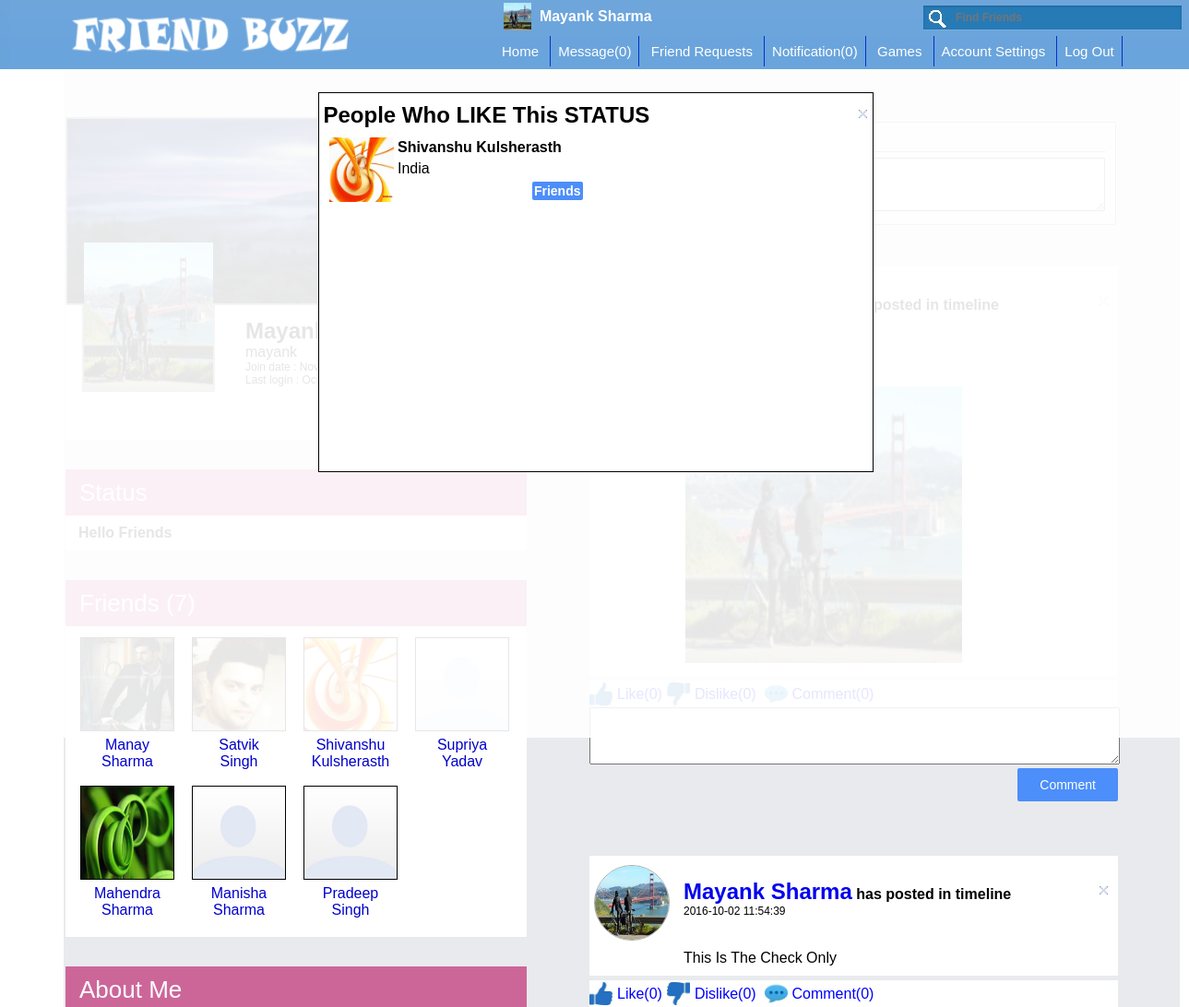
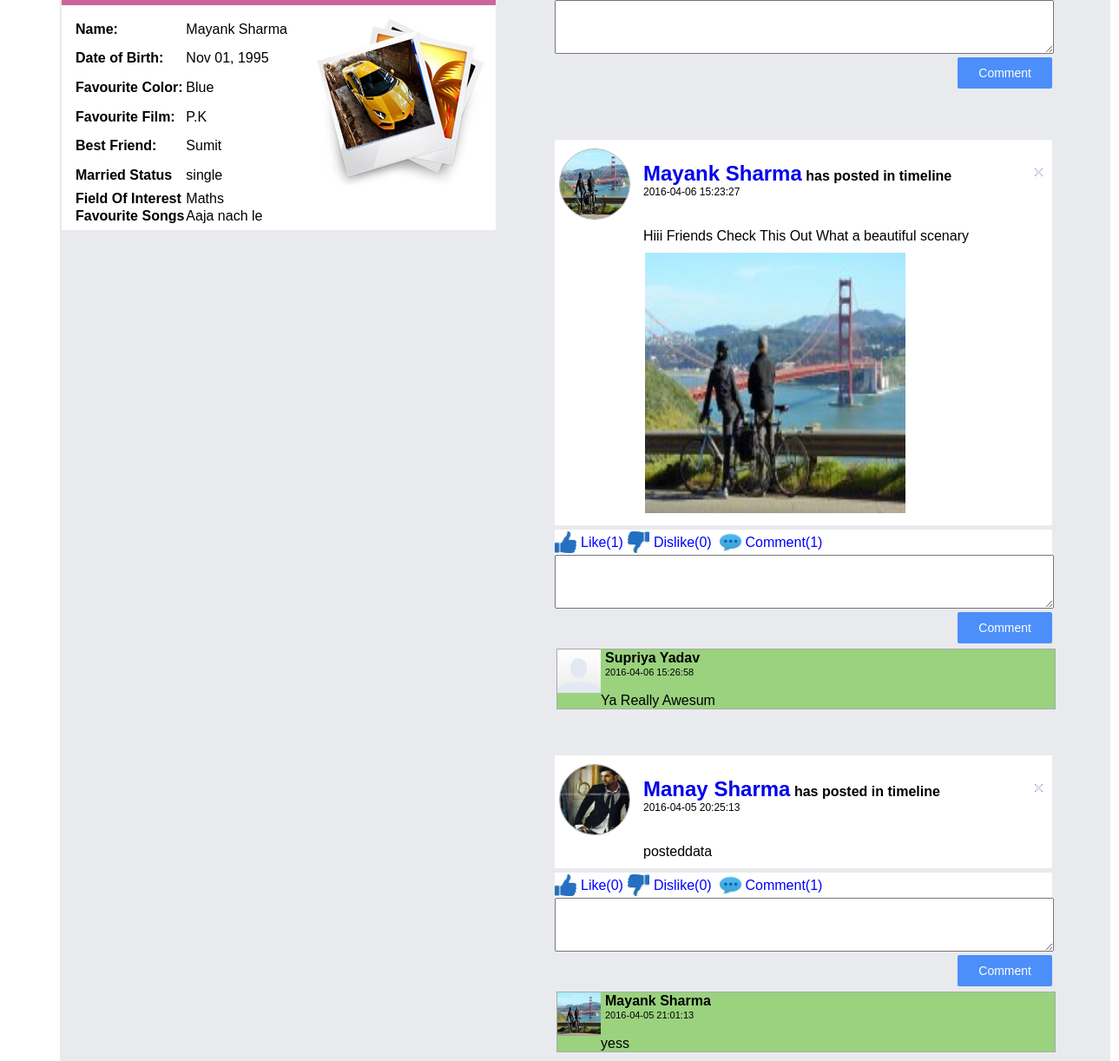
Page /home.php?u=mayank&showlikefriends=13 (signed in) on the committed database (2 pictures, top to bottom).
### tables this page shows
CREATE TABLE IF NOT EXISTS `user` (
  `id` int(11) NOT NULL,
  `f_name` varchar(100) NOT NULL,
  `l_name` varchar(100) NOT NULL,
  `u_name` varchar(100) NOT NULL,
  `u_email` varchar(100) NOT NULL,
  `u_pass` varchar(100) NOT NULL,
  `u_gen` enum('m','f') NOT NULL,
  `u_country` varchar(50) NOT NULL,
  `u_bir_date` date NOT NULL,
  `signup_date` date NOT NULL,
  `lastlogin_date` date NOT NULL,
  `avatar` varchar(255) NOT NULL,
  `timeline` varchar(255) NOT NULL,
  `ip` varchar(255) NOT NULL,
  `notescheck` datetime NOT NULL
);

CREATE TABLE IF NOT EXISTS `photos` (
  `id` int(11) NOT NULL,
  `user` varchar(16) NOT NULL,
  `gallery` varchar(16) NOT NULL,
  `filename` varchar(255) NOT NULL,
  `description` varchar(255) DEFAULT NULL,
  `uploaddate` datetime NOT NULL
);

CREATE TABLE IF NOT EXISTS `useroptions` (
  `id` int(11) NOT NULL,
  `username` varchar(16) NOT NULL,
  `background` varchar(255) NOT NULL,
  `fav_color` varchar(100) NOT NULL,
  `fav_film` varchar(100) NOT NULL,
  `best_friend` varchar(100) NOT NULL,
  `married_status` enum('single','married','in a relationship','') NOT NULL,
  `field_of_interest` varchar(80) NOT NULL,
  `fav_songs` varchar(80) NOT NULL,
  `theme` varchar(20) NOT NULL,
  `best_score` int(50) NOT NULL,
  `best_time` varchar(20) NOT NULL DEFAULT '99:99:99:999'
);

CREATE TABLE IF NOT EXISTS `posts` (
  `post_id` int(8) NOT NULL,
  `poster` varchar(20) NOT NULL,
  `postto` varchar(20) NOT NULL,
  `post_time` datetime NOT NULL,
  `post` text NOT NULL,
  `post_image` varchar(100) NOT NULL,
  `type` varchar(1) NOT NULL,
  `likes` int(8) NOT NULL,
  `dislikes` int(8) NOT NULL,
  `likefriends` varchar(255) NOT NULL,
  `dislikefriends` varchar(255) NOT NULL
);

CREATE TABLE IF NOT EXISTS `posts_comment` (
  `comment_id` int(10) NOT NULL,
  `post_id` int(8) NOT NULL,
  `commenter` varchar(20) NOT NULL,
  `comment` text NOT NULL,
  `comment_time` datetime NOT NULL,
  `comment_like` int(10) NOT NULL,
  `comment_dislike` int(10) NOT NULL,
  `comment_like_friends` varchar(255) NOT NULL,
  `comment_dislike_friends` varchar(255) NOT NULL,
  `deleted` enum('0','1') NOT NULL
);

### home.php (the view, shortened to what the rows shown need)
<?php
include_once("includes/check_login_status.php");
$u = "";
if(isset($_GET["u"])){
	$u = preg_replace('#[^a-z0-9]#i', '', $_GET['u']);
} else {
    header("location: index.php");
    exit();
}
$sql = "SELECT * FROM user WHERE u_name='$u' LIMIT 1";
$user_query = mysqli_query($db_conx, $sql);
while ($row = mysqli_fetch_array($user_query, MYSQLI_ASSOC)) {
	$profile_fn = $row["f_name"];
	$profile_ln = $row["l_name"];
	$dt_of_birth = $row["u_bir_date"];
	$dt_of_birth = strftime("%b %d, %Y", strtotime($dt_of_birth));
}
?>
<?php
$friendsHTML = '';
$sql = "SELECT COUNT(id) FROM friends WHERE user1='$u' AND accepted='1' OR user2='$u' AND accepted='1'";
$query = mysqli_query($db_conx, $sql);
$query_count = mysqli_fetch_row($query);
$friend_count = $query_count[0];
if($friend_count < 1){
	$friendsHTML = $u." has no friends yet";
} else {
	$max = 8;
	$all_friends = array();
	$sql = "SELECT user2 FROM friends WHERE user1='$u' AND accepted='1' ORDER BY RAND() LIMIT $max";
	$query = mysqli_query($db_conx, $sql);
	while ($row = mysqli_fetch_array($query, MYSQLI_ASSOC)) {
		array_push($all_friends, $row["user2"]);
	}
	$orLogic = '';
	foreach($all_friends as $key => $user){
			$orLogic .= "u_name='$user' OR ";
	}
	$orLogic = chop($orLogic, "OR ");
	$sql = "SELECT u_name, avatar, f_name, l_name FROM user WHERE $orLogic";
	$query = mysqli_query($db_conx, $sql);
	while($row = mysqli_fetch_array($query, MYSQLI_ASSOC)) {
		$friend_firstname = $row["f_name"];
		$friend_lastname = $row["l_name"];
		$friend_username = $row["u_name"];
		$friend_avatar = $row["avatar"];
		if($friend_avatar != ""){
			$friend_pic = 'user/'.$friend_username.'/profilepic/'.$friend_avatar.'';
		} else {
			$friend_pic = 'images/default_pic.jpg';
		}
		$friendsHTML .= '<div class="showfriends"><a href="home.php?u='.$friend_username.'"><img class="friendpics" src="'.$friend_pic.'" alt="'.$friend_username.'" title="'.$friend_username.'"></a><div class="friendname"><a href="home.php?u='.$friend_username.'">'.$friend_firstname.'<br>'.$friend_lastname.'</a></div></div>';
	}
}
?>
<?php
$coverpic = "";
$sql = "SELECT filename FROM photos WHERE user='$u' ORDER BY RAND() LIMIT 1";
$query = mysqli_query($db_conx, $sql);
if(mysqli_num_rows($query) > 0){
	$row = mysqli_fetch_row($query);
	$filename = $row[0];
	$coverpic = '<img src="user/'.$u.'/'.$filename.'" alt="pic" width="100px" height="100px">';
}
?>
<?php
$friends = array();
$myfriend = "";
$posts = "";
$sql1 = "SELECT user2 FROM friends WHERE user1='$u' AND accepted ='1'";
$result1 = mysqli_query($db_conx,$sql1);
while($row1 = mysqli_fetch_assoc($result1)){
array_push($friends , $row1["user2"]);
}
array_push($friends , $u);
foreach($friends as $friend){
$myfriend .= 'poster = "'.$friend.'" OR postto = "'.$friend.'" OR ';
}
$myfriend = substr_replace("$myfriend","",-3);
$sql = "SELECT * FROM posts WHERE $myfriend ORDER BY post_time DESC";
$query = mysqli_query($db_conx, $sql);
while($row = mysqli_fetch_assoc($query)){
	$poster = $row["poster"];
	$postto = $row["postto"];
	$posts .= '<div class = "posts" id="'.$row["post_id"].'">';
	$posts .= '<div id="post">';
	$posts .= '<div id = "image">';
		$query1 = "SELECT f_name , l_name , avatar , u_name FROM user WHERE u_name = '$poster' LIMIT 1";
		$result = mysqli_query($db_conx,$query1);
		$r = mysqli_fetch_assoc($result);
		if($r["avatar"] != ""){
			$pic = 'user/'.$r["u_name"].'/profilepic/'.$r["avatar"].'';
		} else {
			$pic = 'images/default_pic.jpg';
		}
	$posts .= '<img src="'.$pic.'" width="80px" height="80px">';
	$posts .= '</div>';
	$posts .= '<div id="poster_name">';
	$posts .='<span><a href="home.php?u='.$row["poster"].'">'.$r["f_name"].' '.$r["l_name"].'</a></span>&nbsp;';
	if($row["type"] == 'a'){
	$posts .='has posted in timeline';
	}else{
		$q1 = mysqli_query($db_conx,"SELECT f_name,l_name from user WHERE u_name = '$postto' LIMIT 1");
		$r1 = mysqli_fetch_assoc($q1);
	$posts .='has posted in <a href="home.php?u='.$row["postto"].'">'.$r1["f_name"].' '.$r1["l_name"].'&prime;s</a> timeline';
	}
	$posts .= '</div>';
	if($row["poster"]==$log_username||$row["postto"]==$log_username){
	$posts .= '<div id = "close">';
	$posts .='<a href="home.php?u='.$u.'&amp;deletepost='.$row["post_id"].'"><img src="images/close.png" width="21px" height="25px"></a>';
	$posts .='</div>';
	}
	$posts .='<div id = "posttime">'.$row["post_time"].'</div>';
	$posts .='<div id = "actualpost">';
	if($row["post"] != ""){
	$posts .='<div id = "posttext">'.$row["post"].'</div>';
	}
	if($row["post_image"] != ""){
	$postedimage = 'posted_images/'.$row["post_image"].'';
	$posts .='<div id = "postimage"><img src="'.$postedimage.'" width="300px" height="300px"></div>';
	}
	$posts .= '</div>';
	$posts .= '</div>';
	$posts .= '<div class="ldc">';
	$friendsliked = $row["likefriends"];
	$friendsdisliked = $row["dislikefriends"];
	if(strchr("$friendsliked","$log_username")=='0'){
	$posts .= '<a href = "home.php?u='.$u.'&amp;likepost='.$row["post_id"].'"><img src="images/like.jpg" width="25px" height="25px"></a><span><a href="home.php?u='.$u.'&amp;showlikefriends='.$row["post_id"].'">Like('.$row["likes"].')</a></span>';
	}else{
	$posts .= '<a href = "home.php?u='.$u.'&amp;likepost='.$row["post_id"].'"><img src="images/like2.jpg" width="25px" height="25px"></a><span><a href="home.php?u='.$u.'&amp;showlikefriends='.$row["post_id"].'">Like('.$row["likes"].')</a></span>';
	}
	if(strchr("$friendsdisliked","$log_username")=='0'){
	$posts .= '<a href = "home.php?u='.$u.'&amp;dislikepost='.$row["post_id"].'"><img src="images/dislike.jpg" width="25px" height="25px"></a><span><a href="home.php?u='.$u.'&amp;showdislikefriends='.$row["post_id"].'">Dislike('.$row["dislikes"].')</a></span>';
	}else{
	$posts .= '<a href = "home.php?u='.$u.'&amp;dislikepost='.$row["post_id"].'"><img src="images/dislike2.jpg" width="25px" height="25px"></a><span><a href="home.php?u='.$u.'&amp;showdislikefriends='.$row["post_id"].'">Dislike('.$row["dislikes"].')</span></a>';
	}
	$post_id =$row["post_id"];
	$sql0 = "SELECT * FROM posts_comment WHERE post_id = '$post_id' ORDER BY comment_time DESC";
	$query0=mysqli_query($db_conx,$sql0);
	$row_count0 = mysqli_num_rows($query0);
	$posts .= '&nbsp;<a href = "home.php?u='.$u.'&amp;commentpost='.$row["post_id"].'"><span><img src="images/comment.jpg" width="25px" height="25px" style="position:relative; top:7px;">&nbsp;Comment('.$row_count0.')</span></a>';
	$posts .= '</div>';
	$posts .= '<div id="commentreply"><form action="home.php?u='.$u.'&amp;comment='.$post_id.'" method="POST"><textarea name ="commentis"></textarea><br><input type="submit" value="Comment" name="commenting"></form></div>';
	while($row0=mysqli_fetch_assoc($query0)){
	$posts .='<div id="comments">';
	$commenteruname = $row0["commenter"];
	$sql9 = "SELECT f_name,l_name,u_name,avatar from user WHERE u_name='$commenteruname' LIMIT 1";
	$query9=mysqli_query($db_conx, $sql9);
	$row9 = mysqli_fetch_assoc($query9);
	if($row9["avatar"] != ""){
		$commenterpic = 'user/'.$row9["u_name"].'/profilepic/'.$row9["avatar"].'';
	} else {
		$commenterpic = 'images/default_pic.jpg';
	}
	$posts .='<div id="commenter_pic"><img src="'.$commenterpic.'" width="50px" height="50px"></div>';
	$posts .='<div id="commenter_name">'.$row9["f_name"].' '.$row9["l_name"].'</div>';
	$posts .='<div id="commenter_time">'.$row0["comment_time"].'</div>';
	$posts .='<div id="commenter_comment">'.$row0["comment"].'</div>';
	$posts .='</div>';
	}
	$posts .= '</div>';
}
?>
<?php
$fav_color = '';
$fav_film = '';
$best_friend = '';
$married_status = '';
$sql = "SELECT * FROM useroptions WHERE username = '$u' LIMIT 1";
$query = mysqli_query($db_conx,$sql);
while($row=mysqli_fetch_assoc($query)){
	$fav_color=$row["fav_color"];
	$fav_film = $row["fav_film"];
	$best_friend = $row["best_friend"];
	$married_status = $row['married_status'];
	$field_of_interest = $row['field_of_interest'];
	$fav_songs = $row["fav_songs"];
}
?>
<!DOCTYPE Html>
<html>
	<head>
        <link rel="stylesheet" type="text/css" href="styles/styles.css">
	</head>
<body>
<?php
include("includes/header.php");
?>
    <div id="page_middle">
    	<div id="page_middle_content">
        <table id="leftcontent">
            <tr>
            	<td>
                	<div id="friendlistbox">
                        <div id="friendlistbody">
                        	<?php echo $friendsHTML; ?>
                        </div>
                    </div>
                </td>
          	</tr>
            <tr>
            	<td>
                	<div id="friendlistbox">
                        <div id="friendlistbody">
                        	<table border="0">
                            	<tr><td id="dobold">Name:</td><td><?php echo $profile_fn.' '.$profile_ln; ?></td>
                                	<td rowspan="6">
                                    	<div id="photoframebox">
                                    		<div id="photoframe" onclick="window.location = 'photos.php?u=<?php echo $u; ?>';" title="view <?php echo $u; ?>&#39;s photo galleries"> <?php echo $coverpic; ?>
                                            </div>
                                    	</div>
                                  	</td>
                                </tr>
                                <tr><td id="dobold">Date of Birth:</td><td><?php echo $dt_of_birth; ?></td><td></td></tr>
                                <tr><td id="dobold">Favourite Color:</td><td><?php echo $fav_color;   ?></td><td></td></tr>
                                <tr><td id="dobold">Favourite Film:</td><td><?php echo $fav_film;  ?></td><td></td></tr>
                                <tr><td id="dobold">Best Friend:</td><td><?php echo $best_friend; ?></td><td></td></tr>
                                <tr><td id="dobold">Married Status</td><td><?php echo $married_status; ?></td><td></td></tr>
                                <tr><td id="dobold">Field Of Interest</td><td><?php echo $field_of_interest; ?></td><td></td></tr>
                                <tr><td id="dobold">Favourite Songs</td><td><?php echo $fav_songs; ?></td><td></td></tr>
                        	</table>
                        </div>
                    </div>
                </td>
          	</tr>
  		</table>
        <div id="posteddata">
            <?php
             	echo $posts;
			?>
            </div>
      	</div>
    </div>
    	<div id="showlikefriends">
        <h2>People Who LIKE This STATUS<img src="images/close.png" onClick="closeoverlay()"></h2>
        	<?php
if(isset($_GET["showlikefriends"])){
	$id = $_GET["showlikefriends"];
	$sql = "SELECT likefriends FROM posts WHERE post_id='$id'";
	$query = mysqli_query($db_conx , $sql);
	$row = mysqli_fetch_assoc($query);
	$likedfriends = $row["likefriends"];
	$friendsliked = explode(",",$likedfriends);
	$likefriends = '';
	foreach($friendsliked as $friendslike){
		$likefriends .= 'u_name="'.$friendslike.'" OR ';
	}
	$likefriends = substr_replace("$likefriends","",-3);
	$showfriends = '';
	$sql9 = "SELECT u_name, f_name, l_name, avatar, u_country FROM user WHERE $likefriends";
	$result = mysqli_query($db_conx,$sql9);
	while($row9 = mysqli_fetch_assoc($result)){
		$u_name = $row9["u_name"];
		$f_name = $row9["f_name"];
		$l_name = $row9["l_name"];
		if($row9["avatar"] == ""){
			$pics = 'images/default_pic.jpg';
		}else{
			$pics = 'user/'.$u_name.'/profilepic/'.$row9["avatar"].'';
		}
		$u_country = $row9["u_country"];
		$sql1 = "SELECT id FROM friends WHERE (user1='$u_name' AND user2='$log_username' AND accepted ='1') OR (user2='$u_name' AND user1='$log_username' AND accepted ='1') LIMIT 1";
		$query1=mysqli_query($db_conx, $sql1);
		$row_conut = mysqli_num_rows($query1);
		if($row_conut == 0){
			if($row9["u_name"]==$log_username){
				$button = '';
			}else{
			$button = 'Add as Friend';
			}
		}else{
			$button = 'Friends';
		}
		$showfriends .= '<div id = "boxes" onclick="window.location=\'home.php?u='.$u_name.'\'">';
		$showfriends .= '<div id = "pic"><img src="'.$pics.'" width="70px" height="70px"></div>';
		$showfriends .= '<div id = "name">&nbsp;'.$f_name.' '.$l_name.'</div>';
		$showfriends .= '<div id = "country">&nbsp;'.$u_country.'</div>';
		if($u_name==$log_username){
			$showfriends .= '<div id = "friend"></div>';
		}else{
			$showfriends .= '<div id = "friend">&nbsp;<button>'.$button.'</button></div>';
		}
		$showfriends .= '</div>';
	}
	echo $showfriends;
}
?>
        </div>

### includes/header.php (shortened to what the rows shown need)
<?php
	include_once("includes/db_conx.php");
	$log_username=$_SESSION['username'];
	$sql="SELECT * from user WHERE u_name='$log_username'";
	$user_query = mysqli_query($db_conx, $sql);
	while ($row = mysqli_fetch_array($user_query, MYSQLI_ASSOC)) {
	$loggeduser_fn = $row["f_name"];
	$loggeduser_ln = $row["l_name"];
	$loggeduser_username = $row["u_name"];
	$loggeduser_profilepic = $row["avatar"];
}
if($loggeduser_profilepic==""){
	$loggedusersprofilepic='<img src="images/default_pic.jpg" width=30px height=30px />';
}else{
	$loggedusersprofilepic='<img src="user/'.$loggeduser_username.'/profilepic/'.$loggeduser_profilepic.'" width=30px height=30px />';
}
?>
<?php $loginLink = '<a href="home.php?u='.$log_username.'">'.$loggeduser_fn.' '.$loggeduser_ln.'</a>' ?>
<div id="page_top">
    	<div id="page_top_wrap">
            <div id="page_top_rest">
            	<div id="search_box_container"><div id="showname"><?php echo $loggedusersprofilepic; ?><span><?php echo $loginLink; ?></span></div></div>
            </div>
        </div>
    </div>

### rows in the picture
user: u_name+avatar (picture), f_name "Mayank", l_name "Sharma", u_bir_date "Nov 01, 1995"
user: f_name "Manay", l_name "Sharma"
user: f_name "Satvik", l_name "Singh"
user: f_name "Shivanshu", l_name "Kulsherasth", u_name+avatar (picture), u_country "India", button "Friends"
user: f_name "Supriya", l_name "Yadav"
user: u_name+avatar (picture), f_name "Mahendra", l_name "Sharma"
user: f_name "Manisha", l_name "Sharma"
user: f_name "Pradeep", l_name "Singh"
photos: filename (picture)
useroptions: fav_color "Blue", fav_film "P.K", best_friend "Sumit", married_status "single", field_of_interest "Maths", fav_songs "Aaja nach le"
posts: user.u_name+avatar (picture), user.f_name "Mayank", user.l_name "Sharma", type "has posted in timeline", post_time "2016-10-02 11:54:39", post "This Is The Check Only", likes "0", dislikes "0", row_count0 "0"
posts: user.u_name+avatar (picture), user.f_name "Mayank", user.l_name "Sharma", type "has posted in timeline", post_time "2016-04-06 15:23:27", post "Hiii Friends Check This Out What a beautiful scenary", post_image (picture), likes "1", dislikes "0", row_count0 "1"
posts_comment: shows a picture, user.f_name "Supriya", user.l_name "Yadav", comment_time "2016-04-06 15:26:58", comment "Ya Really Awesum"
posts: user.u_name+avatar (picture), user.f_name "Manay", user.l_name "Sharma", type "has posted in timeline", post_time "2016-04-05 20:25:13", post "posteddata", likes "0", dislikes "0", row_count0 "1"
posts_comment: user.u_name+avatar (picture), user.f_name "Mayank", user.l_name "Sharma", comment_time "2016-04-05 21:01:13", comment "yess"

### other values in the picture
$row_count "0"
$noofrows "0"
